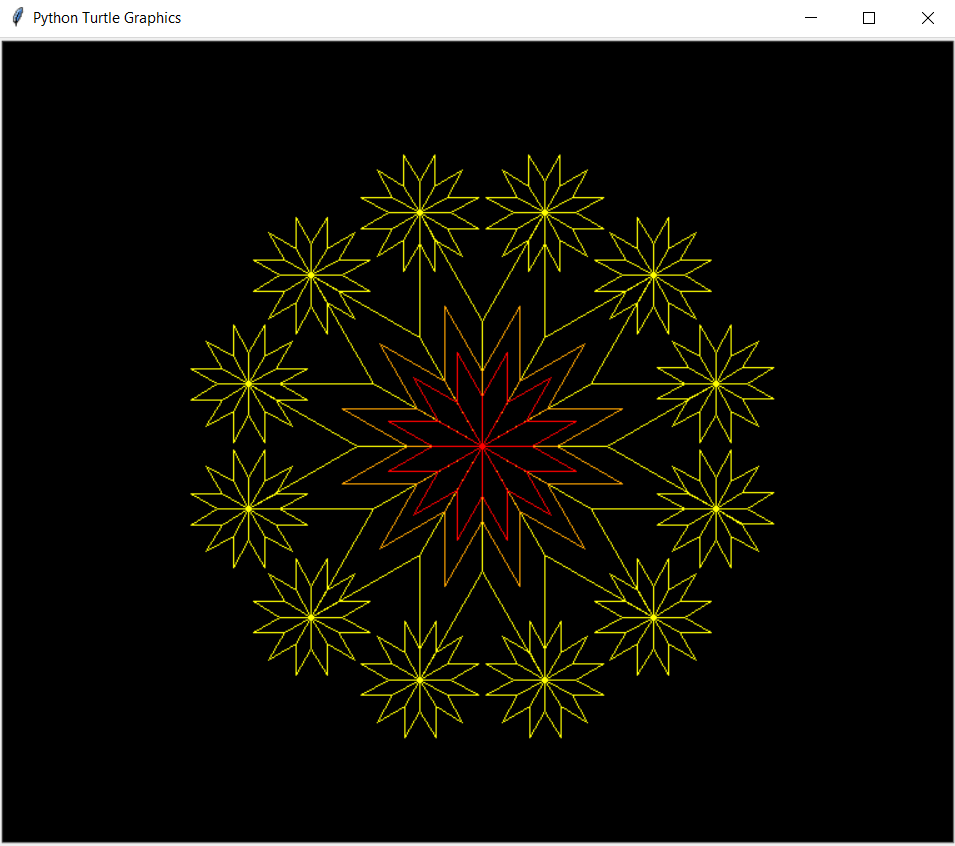

Recreate this plot in Python.
import turtle

t=turtle.Turtle()
s=turtle.Screen()
s.bgcolor("black")
color="yellow"
t.pencolor(color)
t.shape("turtle")
t.speed(0)

def pattern(n):
    for j in range(12):
        t.forward(n)
        t.right(30)
        t.forward(n)
        t.right(150)
        t.forward(n)
        t.right(30)
        t.forward(n)
        t.right(180)

for j in range(12):
    t.forward(100)
    t.right(30)
    t.forward(100)
    pattern(25)
    t.right(150)
    t.forward(100)
    t.right(30)
    t.forward(100)
    t.right(180)

t.setposition(0,0)
t.pencolor("orange")
pattern(60)
t.pencolor("red")
pattern(40)
t.hideturtle()

turtle.done()
